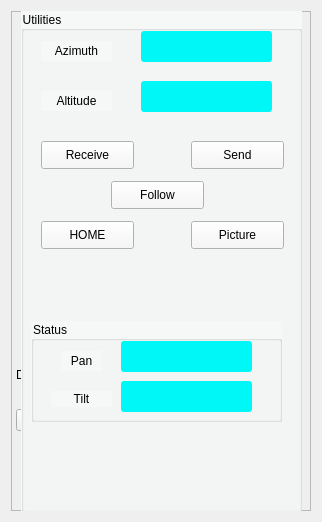
       <widget class="QWidget" name="scrollAreaWidgetContents_2">
        <property name="geometry">
         <rect>
          <x>0</x>
          <y>0</y>
          <width>322</width>
          <height>522</height>
         </rect>
        </property>
        <layout class="QGridLayout" name="gridLayout_17">
         <item row="0" column="0">
          <widget class="QFrame" name="frame_2">
           <property name="minimumSize">
            <size>
             <width>300</width>
             <height>500</height>
            </size>
           </property>
           <property name="maximumSize">
            <size>
             <width>330</width>
             <height>500</height>
            </size>
           </property>
           <property name="frameShape">
            <enum>QFrame::StyledPanel</enum>
           </property>
           <property name="frameShadow">
            <enum>QFrame::Raised</enum>
           </property>
           <widget class="QWidget" name="gridLayoutWidget_2">
            <property name="geometry">
             <rect>
              <x>5</x>
              <y>335</y>
              <width>276</width>
              <height>86</height>
             </rect>
            </property>
            <layout class="QGridLayout" name="gridLayout_22">
             <item row="2" column="1">
              <widget class="QComboBox" name="comboBox_2">
               <item>
                <property name="text">
                 <string>DO 1</string>
                </property>
               </item>
               <item>
                <property name="text">
                 <string>DO 2</string>
                </property>
               </item>
               <item>
                <property name="text">
                 <string>DO 3</string>
                </property>
               </item>
               <item>
                <property name="text">
                 <string>DO 4</string>
                </property>
               </item>
               <item>
                <property name="text">
                 <string>DO 5</string>
                </property>
               </item>
               <item>
                <property name="text">
                 <string>DO 6</string>
                </property>
               </item>
               <item>
                <property name="text">
                 <string>DO 7</string>
                </property>
               </item>
               <item>
                <property name="text">
                 <string>DO 8</string>
                </property>
               </item>
              </widget>
             </item>
             <item row="0" column="1">
              <widget class="QLabel" name="label_51">
               <property name="text">
                <string>DO</string>
               </property>
              </widget>
             </item>
             <item row="0" column="2">
              <widget class="QLabel" name="label_52">
               <property name="text">
                <string>Taget Count</string>
               </property>
              </widget>
             </item>
             <item row="2" column="2">
              <widget class="QSpinBox" name="spinBox_2"/>
             </item>
            </layout>
           </widget>
           <widget class="QGroupBox" name="groupBox_8">
            <property name="geometry">
             <rect>
              <x>10</x>
              <y>0</y>
              <width>281</width>
              <height>501</height>
             </rect>
            </property>
            <property name="styleSheet">
             <string notr="true">background-color: rgb(246, 247, 247);</string>
            </property>
            <property name="title">
             <string>Utilities</string>
            </property>
            <widget class="QPushButton" name="btn_send">
             <property name="geometry">
              <rect>
               <x>170</x>
               <y>130</y>
               <width>93</width>
               <height>28</height>
              </rect>
             </property>
             <property name="text">
              <string>Send</string>
             </property>
            </widget>
            <widget class="QPushButton" name="btn_receive">
             <property name="geometry">
              <rect>
               <x>20</x>
               <y>130</y>
               <width>93</width>
               <height>28</height>
              </rect>
             </property>
             <property name="text">
              <string>Receive</string>
             </property>
            </widget>
            <widget class="QPushButton" name="btn_home">
             <property name="geometry">
              <rect>
               <x>20</x>
               <y>210</y>
               <width>93</width>
               <height>28</height>
              </rect>
             </property>
             <property name="text">
              <string>HOME</string>
             </property>
            </widget>
            <widget class="QLabel" name="label_34">
             <property name="geometry">
              <rect>
               <x>20</x>
               <y>30</y>
               <width>71</width>
               <height>20</height>
              </rect>
             </property>
             <property name="text">
              <string>Azimuth</string>
             </property>
             <property name="alignment">
              <set>Qt::AlignCenter</set>
             </property>
            </widget>
            <widget class="QLabel" name="label_35">
             <property name="geometry">
              <rect>
               <x>20</x>
               <y>80</y>
               <width>71</width>
               <height>20</height>
              </rect>
             </property>
             <property name="text">
              <string>Altitude</string>
             </property>
             <property name="alignment">
              <set>Qt::AlignCenter</set>
             </property>
            </widget>
            <widget class="QTextEdit" name="textEdit_2">
             <property name="geometry">
              <rect>
               <x>120</x>
               <y>20</y>
               <width>131</width>
               <height>31</height>
              </rect>
             </property>
             <property name="styleSheet">
              <string notr="true">background-color: rgb(0, 247, 247);
border-radius:3px;</string>
             </property>
             <property name="readOnly">
              <bool>true</bool>
             </property>
            </widget>
            <widget class="QTextEdit" name="textEdit_3">
             <property name="geometry">
              <rect>
               <x>120</x>
               <y>70</y>
               <width>131</width>
               <height>31</height>
              </rect>
             </property>
             <property name="styleSheet">
              <string notr="true">background-color: rgb(0, 247, 247);
border-radius:3px;</string>
             </property>
             <property name="readOnly">
              <bool>true</bool>
             </property>
            </widget>
            <widget class="QPushButton" name="btn_picture">
             <property name="geometry">
              <rect>
               <x>170</x>
               <y>210</y>
               <width>93</width>
               <height>28</height>
              </rect>
             </property>
             <property name="text">
              <string>Picture</string>
             </property>
            </widget>
            <widget class="QPushButton" name="btn_follow">
             <property name="geometry">
              <rect>
               <x>90</x>
               <y>170</y>
               <width>93</width>
               <height>28</height>
              </rect>
             </property>
             <property name="text">
              <string>Follow</string>
             </property>
            </widget>
            <widget class="QGroupBox" name="groupBox_12">
             <property name="geometry">
              <rect>
               <x>10</x>
               <y>310</y>
               <width>251</width>
               <height>101</height>
              </rect>
             </property>
             <property name="styleSheet">
              <string notr="true">background-color: rgb(246, 247, 247);</string>
             </property>
             <property name="title">
              <string>Status</string>
             </property>
             <widget class="QLabel" name="label_32">
              <property name="geometry">
               <rect>
                <x>30</x>
                <y>30</y>
                <width>41</width>
                <height>20</height>
               </rect>
              </property>
              <property name="text">
               <string>Pan</string>
              </property>
              <property name="alignment">
               <set>Qt::AlignCenter</set>
              </property>
             </widget>
             <widget class="QLabel" name="label_33">
              <property name="geometry">
               <rect>
                <x>20</x>
                <y>70</y>
                <width>61</width>
                <height>16</height>
               </rect>
              </property>
              <property name="text">
               <string>Tilt</string>
              </property>
              <property name="alignment">
               <set>Qt::AlignCenter</set>
              </property>
             </widget>
             <widget class="QTextEdit" name="textEdit_4">
              <property name="geometry">
               <rect>
                <x>90</x>
                <y>20</y>
                <width>131</width>
                <height>31</height>
               </rect>
              </property>
              <property name="styleSheet">
               <string notr="true">background-color: rgb(0, 247, 247);
border-radius:3px;</string>
              </property>
              <property name="readOnly">
               <bool>true</bool>
              </property>
             </widget>
             <widget class="QTextEdit" name="textEdit_5">
              <property name="geometry">
               <rect>
                <x>90</x>
                <y>60</y>
                <width>131</width>
                <height>31</height>
               </rect>
              </property>
              <property name="styleSheet">
               <string notr="true">background-color: rgb(0, 247, 247);
border-radius:3px;</string>
              </property>
              <property name="readOnly">
               <bool>true</bool>
              </property>
             </widget>
            </widget>
           </widget>
          </widget>
         </item>
        </layout>
       </widget>
